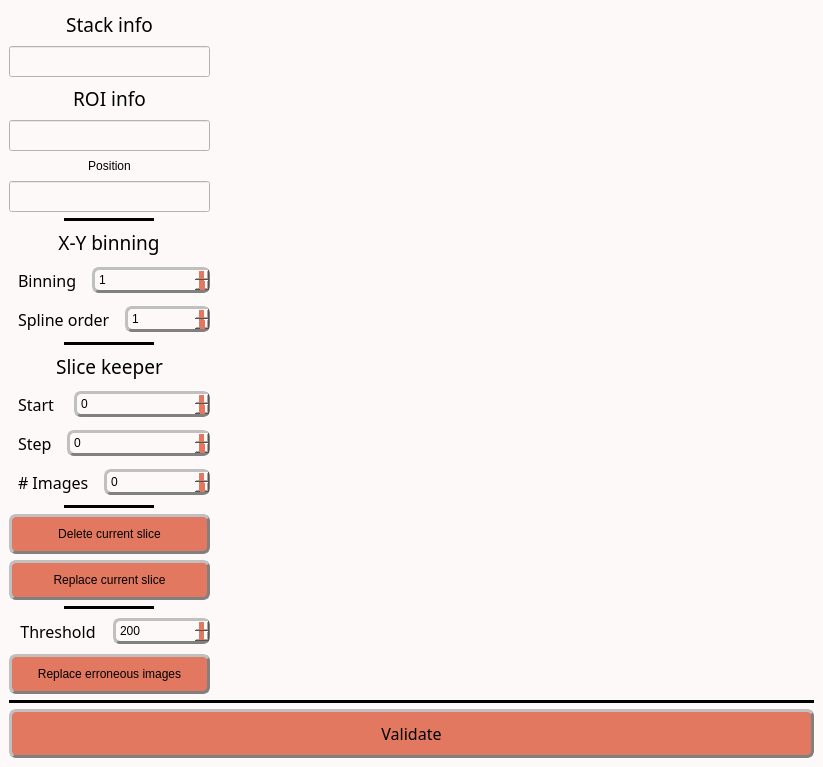
<?xml version="1.0" encoding="UTF-8"?>
<ui version="4.0">
 <class>MainWindow</class>
 <widget class="QMainWindow" name="MainWindow">
  <property name="geometry">
   <rect>
    <x>0</x>
    <y>0</y>
    <width>823</width>
    <height>738</height>
   </rect>
  </property>
  <property name="windowTitle">
   <string>Edit tools</string>
  </property>
  <property name="styleSheet">
   <string notr="true">/* Couleur du fond, label, combobox, progressbar vide et spin box */
QWidget, QLabel, QComboBox, QProgressBar, QSpinBox {background-color: rgb(253, 249, 248)}

/* Couleur quand inactif */
QPushButton:disabled, QComboBox:disabled, QSpinBox:disabled {background-color: rgba(243, 98, 64,150)}

/* Couleur des boutons et des selecteurs */
QPushButton, QComboBox::drop-down:button, QComboBox::down-arrow, QComboBox::down-arrow:disabled, QSpinBox::drop-down:button, QSpinBox::down-arrow, QSpinBox::down-arrow:disabled, QSpinBox::drop-up:button, QSpinBox::up-arrow, QSpinBox::up-arrow:disabled, QSlider::handle:horizontal {background-color: rgb(226, 120, 95)}

/* Couleur des bordures de même couleur que les boutons */
QComboBox::drop-down:button, QSpinBox::drop-down:button, QSpinBox::drop-up:button {border-color: rgb(193, 167, 181)}

/* Couleur des textes */
QLabel, QPushButton, QPushButton:hover, QCheckBox, QComboBox, Line, QTextEdit, QSpinBox {color: rgb(0, 0, 0)}

/* style des bordures 1 */
QLabel, QPushButton, QPushButton:hover, QCheckBox, QComboBox, QSpinBox  {
	border-style : outset;
	min-width : 5em;
}

/* style des bordures 2 */
QPushButton, QPushButton:hover, QCheckBox, QComboBox, QSpinBox  {
	border-radius: 7px;
	border-width: 3px;
	border-color: gray;
}

/* Font 1 */
QPushButton, QPushButton:hover, QCheckBox, QProgressBar {font: 12pt &quot;Noto Sans Cond&quot;}

/* Font 2 */
QComboBox, QTextEdit, QSpinBox {font: 10pt &quot;Noto Sans Cond&quot;}

/* Padding 1 */
QLabel, QComboBox, QComboBox::down-arrow, QSpinBox, QSpinBox::down-arrow, QSpinBox::up-arrow {padding : 2px;}

/* Padding 2 */
QPushButton, QPushButton:hover, QCheckBox {padding : 10px;}

/* Gestion taille des QCheckBoxes */
QCheckBox::indicator:unchecked, QCheckBox::indicator:unchecked:hover, QCheckBox::indicator:checked, QCheckBox::indicator:checked:hover  {
	width :30px;
	height : 30px;
}

QLabel {
	Border-radius : 5px;
	border-width : 0px;
	border-color : black;
	font : 14pt &quot;Noto Sans Cond&quot;;
}

QPushButton:hover {background-color: rgb(243, 98, 64);}

QCheckBox::indicator:unchecked {image: url(icons/uncheck_icon.png);}

QCheckBox::indicator:unchecked:hover {image: url(icons/uncheck_hover_icon.png);}

QCheckBox::indicator:checked {image: url(icons/Check_icon.png);}

QCheckBox::indicator:checked:hover {image: url(icons/Check_hover_icon.png);}

QComboBox::drop-down:button{
	border-radius: 4px;
	border-width: 3px;
	width: 36px;
}

QComboBox::down-arrow {
	image : url(icons/Arrow_down.png);
    width: 26px;
    height: 24px;
}

Line{
	format: plain;
	midLine-Width : 5px;
}

QFrame[height=&quot;3&quot;], QFrame[width=&quot;3&quot;] {background-color: #3A3939;}

QTextEdit{
	background-color: rgb(255, 255, 255);
	border-style: solid;
	border-radius: 5px;
	border-width: 2px;
	border-color: black;
}

QLineEdit {font : 12pt &quot;Noto Sans Cond&quot;;}

/* Gestion taille des QLineEdit */
QLineEdit::indicator:unchecked, QLineEdit::indicator:unchecked:hover, QLineEdit::indicator:checked, QLineEdit::indicator:checked:hover  {
	border-color: black;
}

QHBoxLayout {background-color: rgb(0, 240, 240, 50);}

QProgressBar {
	text-align: center;
	border: 2px solid black;
	border-radius: 3px;
 }

 QProgressBar::chunk {
	background-color: rgb(243, 98, 64);
	width: 20px;
	margin : 0.5px;
 }

QSpinBox::drop-down:button, QSpinBox::drop-up:button {
	border-radius: 2px;
	border-width: 3px;
	width: 36px;
}

QSpinBox::down-arrow {
	image : url(icons/Arrow_down.png);
    width: 26px;
    height: 24px;
}

QSpinBox::up-arrow {
	image : url(icons/Arrow_up.png);
    width: 26px;
    height: 24px;
}

QSlider::groove:horizontal {
    border: 1px solid #999999;
    height: 5px; /* the groove expands to the size of the slider by default. by giving it a height, it has a fixed size */
    background-color: rgb(0, 0, 0);
    margin: 2px 0;
}

QSlider::handle:horizontal {
    border: 1px solid #5c5c5c;
    width: 25px;
    height: 40px;
    margin: -10px 0; /* handle is placed by default on the contents rect of the groove. Expand outside the groove */
    border-radius: 3px;
}</string>
  </property>
  <widget class="QWidget" name="centralwidget">
   <property name="styleSheet">
    <string notr="true"/>
   </property>
   <layout class="QHBoxLayout" name="horizontalLayout_8">
    <item>
     <layout class="QVBoxLayout" name="verticalLayout_3">
      <item>
       <layout class="QHBoxLayout" name="horizontalLayout_7">
        <item>
         <layout class="QVBoxLayout" name="verticalLayout_2">
          <item>
           <layout class="QVBoxLayout" name="verticalLayout_7">
            <item>
             <widget class="QLabel" name="stackInfo_label">
              <property name="sizePolicy">
               <sizepolicy hsizetype="Preferred" vsizetype="Fixed">
                <horstretch>0</horstretch>
                <verstretch>0</verstretch>
               </sizepolicy>
              </property>
              <property name="minimumSize">
               <size>
                <width>114</width>
                <height>0</height>
               </size>
              </property>
              <property name="font">
               <font>
                <family>Noto Sans Cond</family>
                <pointsize>14</pointsize>
                <weight>50</weight>
                <italic>false</italic>
                <bold>false</bold>
               </font>
              </property>
              <property name="text">
               <string>Stack info</string>
              </property>
              <property name="alignment">
               <set>Qt::AlignCenter</set>
              </property>
             </widget>
            </item>
            <item>
             <widget class="QLineEdit" name="stackInfoValues_label">
              <property name="sizePolicy">
               <sizepolicy hsizetype="Minimum" vsizetype="Fixed">
                <horstretch>0</horstretch>
                <verstretch>0</verstretch>
               </sizepolicy>
              </property>
              <property name="minimumSize">
               <size>
                <width>116</width>
                <height>0</height>
               </size>
              </property>
              <property name="font">
               <font>
                <family>Noto Sans Cond</family>
                <pointsize>12</pointsize>
                <weight>50</weight>
                <italic>false</italic>
                <bold>false</bold>
               </font>
              </property>
              <property name="alignment">
               <set>Qt::AlignCenter</set>
              </property>
             </widget>
            </item>
            <item>
             <widget class="QLabel" name="ROIinfo_label">
              <property name="sizePolicy">
               <sizepolicy hsizetype="Preferred" vsizetype="Fixed">
                <horstretch>0</horstretch>
                <verstretch>0</verstretch>
               </sizepolicy>
              </property>
              <property name="minimumSize">
               <size>
                <width>114</width>
                <height>0</height>
               </size>
              </property>
              <property name="font">
               <font>
                <family>Noto Sans Cond</family>
                <pointsize>14</pointsize>
                <weight>50</weight>
                <italic>false</italic>
                <bold>false</bold>
               </font>
              </property>
              <property name="text">
               <string>ROI info</string>
              </property>
              <property name="alignment">
               <set>Qt::AlignCenter</set>
              </property>
             </widget>
            </item>
            <item>
             <widget class="QLineEdit" name="ROIinfoValues_label">
              <property name="sizePolicy">
               <sizepolicy hsizetype="Minimum" vsizetype="Fixed">
                <horstretch>0</horstretch>
                <verstretch>0</verstretch>
               </sizepolicy>
              </property>
              <property name="minimumSize">
               <size>
                <width>116</width>
                <height>0</height>
               </size>
              </property>
              <property name="font">
               <font>
                <family>Noto Sans Cond</family>
                <pointsize>12</pointsize>
                <weight>50</weight>
                <italic>false</italic>
                <bold>false</bold>
               </font>
              </property>
              <property name="styleSheet">
               <string notr="true"/>
              </property>
              <property name="alignment">
               <set>Qt::AlignCenter</set>
              </property>
             </widget>
            </item>
            <item>
             <widget class="QLabel" name="label">
              <property name="sizePolicy">
               <sizepolicy hsizetype="Preferred" vsizetype="MinimumExpanding">
                <horstretch>0</horstretch>
                <verstretch>0</verstretch>
               </sizepolicy>
              </property>
              <property name="text">
               <string>Position</string>
              </property>
              <property name="alignment">
               <set>Qt::AlignCenter</set>
              </property>
             </widget>
            </item>
            <item>
             <widget class="QLineEdit" name="cursor_label">
              <property name="sizePolicy">
               <sizepolicy hsizetype="Minimum" vsizetype="Fixed">
                <horstretch>0</horstretch>
                <verstretch>0</verstretch>
               </sizepolicy>
              </property>
              <property name="minimumSize">
               <size>
                <width>116</width>
                <height>0</height>
               </size>
              </property>
              <property name="font">
               <font>
                <family>Noto Sans Cond</family>
                <pointsize>12</pointsize>
                <weight>50</weight>
                <italic>false</italic>
                <bold>false</bold>
               </font>
              </property>
              <property name="alignment">
               <set>Qt::AlignCenter</set>
              </property>
             </widget>
            </item>
           </layout>
          </item>
          <item>
           <layout class="QVBoxLayout" name="verticalLayout">
            <item alignment="Qt::AlignHCenter">
             <widget class="Line" name="line">
              <property name="sizePolicy">
               <sizepolicy hsizetype="Fixed" vsizetype="Fixed">
                <horstretch>0</horstretch>
                <verstretch>0</verstretch>
               </sizepolicy>
              </property>
              <property name="minimumSize">
               <size>
                <width>90</width>
                <height>0</height>
               </size>
              </property>
              <property name="frameShadow">
               <enum>QFrame::Plain</enum>
              </property>
              <property name="lineWidth">
               <number>5</number>
              </property>
              <property name="midLineWidth">
               <number>5</number>
              </property>
              <property name="orientation">
               <enum>Qt::Horizontal</enum>
              </property>
             </widget>
            </item>
            <item alignment="Qt::AlignHCenter">
             <widget class="QLabel" name="XYtitle_label">
              <property name="sizePolicy">
               <sizepolicy hsizetype="Preferred" vsizetype="Fixed">
                <horstretch>0</horstretch>
                <verstretch>0</verstretch>
               </sizepolicy>
              </property>
              <property name="minimumSize">
               <size>
                <width>114</width>
                <height>0</height>
               </size>
              </property>
              <property name="font">
               <font>
                <family>Noto Sans Cond</family>
                <pointsize>14</pointsize>
                <weight>50</weight>
                <italic>false</italic>
                <bold>false</bold>
               </font>
              </property>
              <property name="text">
               <string>X-Y binning</string>
              </property>
              <property name="alignment">
               <set>Qt::AlignCenter</set>
              </property>
             </widget>
            </item>
            <item>
             <layout class="QHBoxLayout" name="horizontalLayout">
              <item>
               <widget class="QLabel" name="XYbin_label_">
                <property name="sizePolicy">
                 <sizepolicy hsizetype="Fixed" vsizetype="Preferred">
                  <horstretch>0</horstretch>
                  <verstretch>0</verstretch>
                 </sizepolicy>
                </property>
                <property name="font">
                 <font>
                  <family>Noto Sans Cond</family>
                  <pointsize>12</pointsize>
                  <weight>50</weight>
                  <italic>false</italic>
                  <bold>false</bold>
                 </font>
                </property>
                <property name="styleSheet">
                 <string notr="true">QLabel {
color: rgb(0, 0, 0);
background-color:	rgb(253, 249, 248);
border-style : outset;
Border-radius : 5px;
border-width : 0px;
border-color : black;
min-width : 5em;
padding : 5px;
font : 12pt &quot;Noto Sans Cond&quot;;
}</string>
                </property>
                <property name="text">
                 <string>Binning</string>
                </property>
               </widget>
              </item>
              <item>
               <widget class="QSpinBox" name="XYbin_spinBox">
                <property name="sizePolicy">
                 <sizepolicy hsizetype="Minimum" vsizetype="Fixed">
                  <horstretch>0</horstretch>
                  <verstretch>0</verstretch>
                 </sizepolicy>
                </property>
                <property name="minimumSize">
                 <size>
                  <width>85</width>
                  <height>15</height>
                 </size>
                </property>
                <property name="toolTip">
                 <string>&lt;html&gt;&lt;head/&gt;&lt;body&gt;&lt;p&gt;&lt;span style=&quot; font-size:11pt;&quot;&gt;Reduce image dimension by the given factor&lt;/span&gt;&lt;/p&gt;&lt;/body&gt;&lt;/html&gt;</string>
                </property>
                <property name="minimum">
                 <number>1</number>
                </property>
                <property name="maximum">
                 <number>6</number>
                </property>
               </widget>
              </item>
             </layout>
            </item>
            <item>
             <layout class="QHBoxLayout" name="horizontalLayout_2">
              <item>
               <widget class="QLabel" name="spline_label">
                <property name="sizePolicy">
                 <sizepolicy hsizetype="Fixed" vsizetype="Preferred">
                  <horstretch>0</horstretch>
                  <verstretch>0</verstretch>
                 </sizepolicy>
                </property>
                <property name="font">
                 <font>
                  <family>Noto Sans Cond</family>
                  <pointsize>12</pointsize>
                  <weight>50</weight>
                  <italic>false</italic>
                  <bold>false</bold>
                 </font>
                </property>
                <property name="styleSheet">
                 <string notr="true">QLabel {
color: rgb(0, 0, 0);
background-color:	rgb(253, 249, 248);
border-style : outset;
Border-radius : 5px;
border-width : 0px;
border-color : black;
min-width : 5em;
padding : 5px;
font : 12pt &quot;Noto Sans Cond&quot;;
}</string>
                </property>
                <property name="text">
                 <string>Spline order</string>
                </property>
               </widget>
              </item>
              <item>
               <widget class="QSpinBox" name="spline_spinBox">
                <property name="sizePolicy">
                 <sizepolicy hsizetype="Minimum" vsizetype="Fixed">
                  <horstretch>0</horstretch>
                  <verstretch>0</verstretch>
                 </sizepolicy>
                </property>
                <property name="minimumSize">
                 <size>
                  <width>85</width>
                  <height>15</height>
                 </size>
                </property>
                <property name="toolTip">
                 <string>&lt;html&gt;&lt;head/&gt;&lt;body&gt;&lt;p&gt;&lt;span style=&quot; font-size:11pt;&quot;&gt;Interpolation order&lt;/span&gt;&lt;/p&gt;&lt;/body&gt;&lt;/html&gt;</string>
                </property>
                <property name="minimum">
                 <number>1</number>
                </property>
                <property name="maximum">
                 <number>5</number>
                </property>
               </widget>
              </item>
             </layout>
            </item>
           </layout>
          </item>
          <item alignment="Qt::AlignHCenter">
           <widget class="Line" name="line0_2">
            <property name="sizePolicy">
             <sizepolicy hsizetype="Fixed" vsizetype="Fixed">
              <horstretch>0</horstretch>
              <verstretch>0</verstretch>
             </sizepolicy>
            </property>
            <property name="minimumSize">
             <size>
              <width>90</width>
              <height>0</height>
             </size>
            </property>
            <property name="frameShadow">
             <enum>QFrame::Plain</enum>
            </property>
            <property name="lineWidth">
             <number>5</number>
            </property>
            <property name="midLineWidth">
             <number>5</number>
            </property>
            <property name="orientation">
             <enum>Qt::Horizontal</enum>
            </property>
           </widget>
          </item>
          <item>
           <widget class="QLabel" name="sliceKeeper_label">
            <property name="sizePolicy">
             <sizepolicy hsizetype="Preferred" vsizetype="Fixed">
              <horstretch>0</horstretch>
              <verstretch>0</verstretch>
             </sizepolicy>
            </property>
            <property name="minimumSize">
             <size>
              <width>114</width>
              <height>0</height>
             </size>
            </property>
            <property name="font">
             <font>
              <family>Noto Sans Cond</family>
              <pointsize>14</pointsize>
              <weight>50</weight>
              <italic>false</italic>
              <bold>false</bold>
             </font>
            </property>
            <property name="text">
             <string>Slice keeper</string>
            </property>
            <property name="alignment">
             <set>Qt::AlignCenter</set>
            </property>
           </widget>
          </item>
          <item>
           <layout class="QHBoxLayout" name="horizontalLayout_4">
            <item>
             <widget class="QLabel" name="start_label">
              <property name="sizePolicy">
               <sizepolicy hsizetype="Fixed" vsizetype="Preferred">
                <horstretch>0</horstretch>
                <verstretch>0</verstretch>
               </sizepolicy>
              </property>
              <property name="font">
               <font>
                <family>Noto Sans Cond</family>
                <pointsize>12</pointsize>
                <weight>50</weight>
                <italic>false</italic>
                <bold>false</bold>
               </font>
              </property>
              <property name="styleSheet">
               <string notr="true">QLabel {
color: rgb(0, 0, 0);
background-color:	rgb(253, 249, 248);
border-style : outset;
Border-radius : 5px;
border-width : 0px;
border-color : black;
min-width : 5em;
padding : 5px;
font : 12pt &quot;Noto Sans Cond&quot;;
}</string>
              </property>
              <property name="text">
               <string>Start </string>
              </property>
             </widget>
            </item>
            <item>
             <widget class="QSpinBox" name="start_spinBox">
              <property name="sizePolicy">
               <sizepolicy hsizetype="Minimum" vsizetype="Fixed">
                <horstretch>0</horstretch>
                <verstretch>0</verstretch>
               </sizepolicy>
              </property>
              <property name="minimumSize">
               <size>
                <width>85</width>
                <height>15</height>
               </size>
              </property>
              <property name="toolTip">
               <string>&lt;html&gt;&lt;head/&gt;&lt;body&gt;&lt;p&gt;&lt;span style=&quot; font-size:11pt;&quot;&gt;Define the first image&lt;/span&gt;&lt;/p&gt;&lt;/body&gt;&lt;/html&gt;</string>
              </property>
             </widget>
            </item>
           </layout>
          </item>
          <item>
           <layout class="QHBoxLayout" name="horizontalLayout_5">
            <item>
             <widget class="QLabel" name="step_label">
              <property name="sizePolicy">
               <sizepolicy hsizetype="Fixed" vsizetype="Preferred">
                <horstretch>0</horstretch>
                <verstretch>0</verstretch>
               </sizepolicy>
              </property>
              <property name="font">
               <font>
                <family>Noto Sans Cond</family>
                <pointsize>12</pointsize>
                <weight>50</weight>
                <italic>false</italic>
                <bold>false</bold>
               </font>
              </property>
              <property name="styleSheet">
               <string notr="true">QLabel {
color: rgb(0, 0, 0);
background-color:	rgb(253, 249, 248);
border-style : outset;
Border-radius : 5px;
border-width : 0px;
border-color : black;
min-width : 5em;
padding : 5px;
font : 12pt &quot;Noto Sans Cond&quot;;
}</string>
              </property>
              <property name="text">
               <string>Step</string>
              </property>
             </widget>
            </item>
            <item>
             <widget class="QSpinBox" name="step_spinBox">
              <property name="sizePolicy">
               <sizepolicy hsizetype="Minimum" vsizetype="Fixed">
                <horstretch>0</horstretch>
                <verstretch>0</verstretch>
               </sizepolicy>
              </property>
              <property name="minimumSize">
               <size>
                <width>85</width>
                <height>15</height>
               </size>
              </property>
              <property name="toolTip">
               <string>&lt;html&gt;&lt;head/&gt;&lt;body&gt;&lt;p&gt;&lt;span style=&quot; font-size:11pt;&quot;&gt;Step to define which image must be conserved&lt;/span&gt;&lt;/p&gt;&lt;/body&gt;&lt;/html&gt;</string>
              </property>
             </widget>
            </item>
           </layout>
          </item>
          <item>
           <layout class="QHBoxLayout" name="horizontalLayout_6">
            <item>
             <widget class="QLabel" name="nbSlice_label">
              <property name="sizePolicy">
               <sizepolicy hsizetype="Fixed" vsizetype="Preferred">
                <horstretch>0</horstretch>
                <verstretch>0</verstretch>
               </sizepolicy>
              </property>
              <property name="font">
               <font>
                <family>Noto Sans Cond</family>
                <pointsize>12</pointsize>
                <weight>50</weight>
                <italic>false</italic>
                <bold>false</bold>
               </font>
              </property>
              <property name="styleSheet">
               <string notr="true">QLabel {
color: rgb(0, 0, 0);
background-color:	rgb(253, 249, 248);
border-style : outset;
Border-radius : 5px;
border-width : 0px;
border-color : black;
min-width : 5em;
padding : 5px;
font : 12pt &quot;Noto Sans Cond&quot;;
}</string>
              </property>
              <property name="text">
               <string># Images</string>
              </property>
             </widget>
            </item>
            <item>
             <widget class="QSpinBox" name="nbSlice_spinBox">
              <property name="sizePolicy">
               <sizepolicy hsizetype="Minimum" vsizetype="Fixed">
                <horstretch>0</horstretch>
                <verstretch>0</verstretch>
               </sizepolicy>
              </property>
              <property name="minimumSize">
               <size>
                <width>85</width>
                <height>15</height>
               </size>
              </property>
              <property name="toolTip">
               <string>&lt;html&gt;&lt;head/&gt;&lt;body&gt;&lt;p&gt;&lt;span style=&quot; font-size:11pt;&quot;&gt;Define the number of image that must be conserved&lt;/span&gt;&lt;/p&gt;&lt;/body&gt;&lt;/html&gt;</string>
              </property>
             </widget>
            </item>
           </layout>
          </item>
          <item alignment="Qt::AlignHCenter">
           <widget class="Line" name="line_2">
            <property name="sizePolicy">
             <sizepolicy hsizetype="Fixed" vsizetype="Fixed">
              <horstretch>0</horstretch>
              <verstretch>0</verstretch>
             </sizepolicy>
            </property>
            <property name="minimumSize">
             <size>
              <width>90</width>
              <height>0</height>
             </size>
            </property>
            <property name="frameShadow">
             <enum>QFrame::Plain</enum>
            </property>
            <property name="lineWidth">
             <number>5</number>
            </property>
            <property name="midLineWidth">
             <number>5</number>
            </property>
            <property name="orientation">
             <enum>Qt::Horizontal</enum>
            </property>
           </widget>
          </item>
          <item>
           <widget class="QPushButton" name="Del_bttn">
            <property name="toolTip">
             <string>&lt;html&gt;&lt;head/&gt;&lt;body&gt;&lt;p&gt;&lt;span style=&quot; font-size:11pt;&quot;&gt;Remove the current slice of the stack&lt;/span&gt;&lt;/p&gt;&lt;/body&gt;&lt;/html&gt;</string>
            </property>
            <property name="text">
             <string>Delete current slice</string>
            </property>
            <property name="icon">
             <iconset>
              <normaloff>TSG_icons/run_icon.png</normaloff>TSG_icons/run_icon.png</iconset>
            </property>
           </widget>
          </item>
          <item>
           <widget class="QPushButton" name="Replace_bttn">
            <property name="enabled">
             <bool>true</bool>
            </property>
            <property name="minimumSize">
             <size>
              <width>116</width>
              <height>0</height>
             </size>
            </property>
            <property name="toolTip">
             <string>&lt;html&gt;&lt;head/&gt;&lt;body&gt;&lt;p&gt;&lt;span style=&quot; font-size:11pt;&quot;&gt;Remplace the current slice with the previous one&lt;/span&gt;&lt;/p&gt;&lt;/body&gt;&lt;/html&gt;</string>
            </property>
            <property name="text">
             <string>Replace current slice</string>
            </property>
            <property name="icon">
             <iconset>
              <normaloff>TSG_icons/run_icon.png</normaloff>TSG_icons/run_icon.png</iconset>
            </property>
           </widget>
          </item>
          <item alignment="Qt::AlignHCenter">
           <widget class="Line" name="line_3">
            <property name="sizePolicy">
             <sizepolicy hsizetype="Fixed" vsizetype="Fixed">
              <horstretch>0</horstretch>
              <verstretch>0</verstretch>
             </sizepolicy>
            </property>
            <property name="minimumSize">
             <size>
              <width>90</width>
              <height>0</height>
             </size>
            </property>
            <property name="frameShadow">
             <enum>QFrame::Plain</enum>
            </property>
            <property name="lineWidth">
             <number>5</number>
            </property>
            <property name="midLineWidth">
             <number>5</number>
            </property>
            <property name="orientation">
             <enum>Qt::Horizontal</enum>
            </property>
           </widget>
          </item>
          <item>
           <layout class="QHBoxLayout" name="horizontalLayout_10">
            <item alignment="Qt::AlignHCenter|Qt::AlignVCenter">
             <widget class="QLabel" name="label_3">
              <property name="sizePolicy">
               <sizepolicy hsizetype="Fixed" vsizetype="Preferred">
                <horstretch>0</horstretch>
                <verstretch>0</verstretch>
               </sizepolicy>
              </property>
              <property name="font">
               <font>
                <family>Noto Sans Cond</family>
                <pointsize>12</pointsize>
                <weight>50</weight>
                <italic>false</italic>
                <bold>false</bold>
               </font>
              </property>
              <property name="styleSheet">
               <string notr="true">QLabel {
color: rgb(0, 0, 0);
background-color:	rgb(253, 249, 248);
border-style : outset;
Border-radius : 5px;
border-width : 0px;
border-color : black;
min-width : 5em;
padding : 5px;
font : 12pt &quot;Noto Sans Cond&quot;;
}</string>
              </property>
              <property name="text">
               <string>Threshold</string>
              </property>
              <property name="alignment">
               <set>Qt::AlignCenter</set>
              </property>
             </widget>
            </item>
            <item>
             <widget class="QSpinBox" name="Threshold_2">
              <property name="sizePolicy">
               <sizepolicy hsizetype="Minimum" vsizetype="Fixed">
                <horstretch>0</horstretch>
                <verstretch>0</verstretch>
               </sizepolicy>
              </property>
              <property name="minimumSize">
               <size>
                <width>85</width>
                <height>15</height>
               </size>
              </property>
              <property name="toolTip">
               <string>&lt;html&gt;&lt;head/&gt;&lt;body&gt;&lt;p&gt;&lt;span style=&quot; font-size:11pt;&quot;&gt;Threshold (shift in pxls) to extract automatically erroneous images (shift during acquisition)&lt;/span&gt;&lt;/p&gt;&lt;/body&gt;&lt;/html&gt;</string>
              </property>
              <property name="minimum">
               <number>1</number>
              </property>
              <property name="maximum">
               <number>1000</number>
              </property>
              <property name="value">
               <number>200</number>
              </property>
             </widget>
            </item>
           </layout>
          </item>
          <item>
           <widget class="QPushButton" name="Erroneous_bttn">
            <property name="toolTip">
             <string>&lt;html&gt;&lt;head/&gt;&lt;body&gt;&lt;p&gt;&lt;span style=&quot; font-size:11pt;&quot;&gt;Run the search of erroneous images and replace them&lt;/span&gt;&lt;/p&gt;&lt;/body&gt;&lt;/html&gt;</string>
            </property>
            <property name="text">
             <string>Replace erroneous images</string>
            </property>
            <property name="icon">
             <iconset>
              <normaloff>../Traitement_stack/icons/run_icon.png</normaloff>../Traitement_stack/icons/run_icon.png</iconset>
            </property>
           </widget>
          </item>
          <item>
           <spacer name="verticalSpacer">
            <property name="orientation">
             <enum>Qt::Vertical</enum>
            </property>
            <property name="sizeHint" stdset="0">
             <size>
              <width>20</width>
              <height>40</height>
             </size>
            </property>
           </spacer>
          </item>
         </layout>
        </item>
        <item>
         <widget class="ImageView" name="expSeries" native="true">
          <property name="sizePolicy">
           <sizepolicy hsizetype="Expanding" vsizetype="Expanding">
            <horstretch>0</horstretch>
            <verstretch>0</verstretch>
           </sizepolicy>
          </property>
         </widget>
        </item>
       </layout>
      </item>
      <item>
       <layout class="QVBoxLayout" name="verticalLayout_5">
        <item>
         <widget class="Line" name="line0_4">
          <property name="sizePolicy">
           <sizepolicy hsizetype="Minimum" vsizetype="Fixed">
            <horstretch>0</horstretch>
            <verstretch>0</verstretch>
           </sizepolicy>
          </property>
          <property name="minimumSize">
           <size>
            <width>0</width>
            <height>0</height>
           </size>
          </property>
          <property name="frameShadow">
           <enum>QFrame::Plain</enum>
          </property>
          <property name="lineWidth">
           <number>5</number>
          </property>
          <property name="midLineWidth">
           <number>5</number>
          </property>
          <property name="orientation">
           <enum>Qt::Horizontal</enum>
          </property>
         </widget>
        </item>
        <item>
         <widget class="QPushButton" name="validate_bttn">
          <property name="sizePolicy">
           <sizepolicy hsizetype="Minimum" vsizetype="Fixed">
            <horstretch>0</horstretch>
            <verstretch>0</verstretch>
           </sizepolicy>
          </property>
          <property name="minimumSize">
           <size>
            <width>116</width>
            <height>0</height>
           </size>
          </property>
          <property name="font">
           <font>
            <family>Noto Sans Cond</family>
            <pointsize>12</pointsize>
            <weight>50</weight>
            <italic>false</italic>
            <bold>false</bold>
           </font>
          </property>
          <property name="toolTip">
           <string>&lt;html&gt;&lt;head/&gt;&lt;body&gt;&lt;p&gt;&lt;span style=&quot; font-size:11pt;&quot;&gt;Export data to the main GUI&lt;/span&gt;&lt;/p&gt;&lt;/body&gt;&lt;/html&gt;</string>
          </property>
          <property name="text">
           <string>Validate</string>
          </property>
          <property name="icon">
           <iconset>
            <normaloff>TSG_icons/Export.png</normaloff>TSG_icons/Export.png</iconset>
          </property>
         </widget>
        </item>
       </layout>
      </item>
     </layout>
    </item>
   </layout>
  </widget>
 </widget>
 <customwidgets>
  <customwidget>
   <class>ImageView</class>
   <extends>QWidget</extends>
   <header>pyqtgraph</header>
   <container>1</container>
  </customwidget>
 </customwidgets>
 <resources/>
 <connections/>
</ui>
